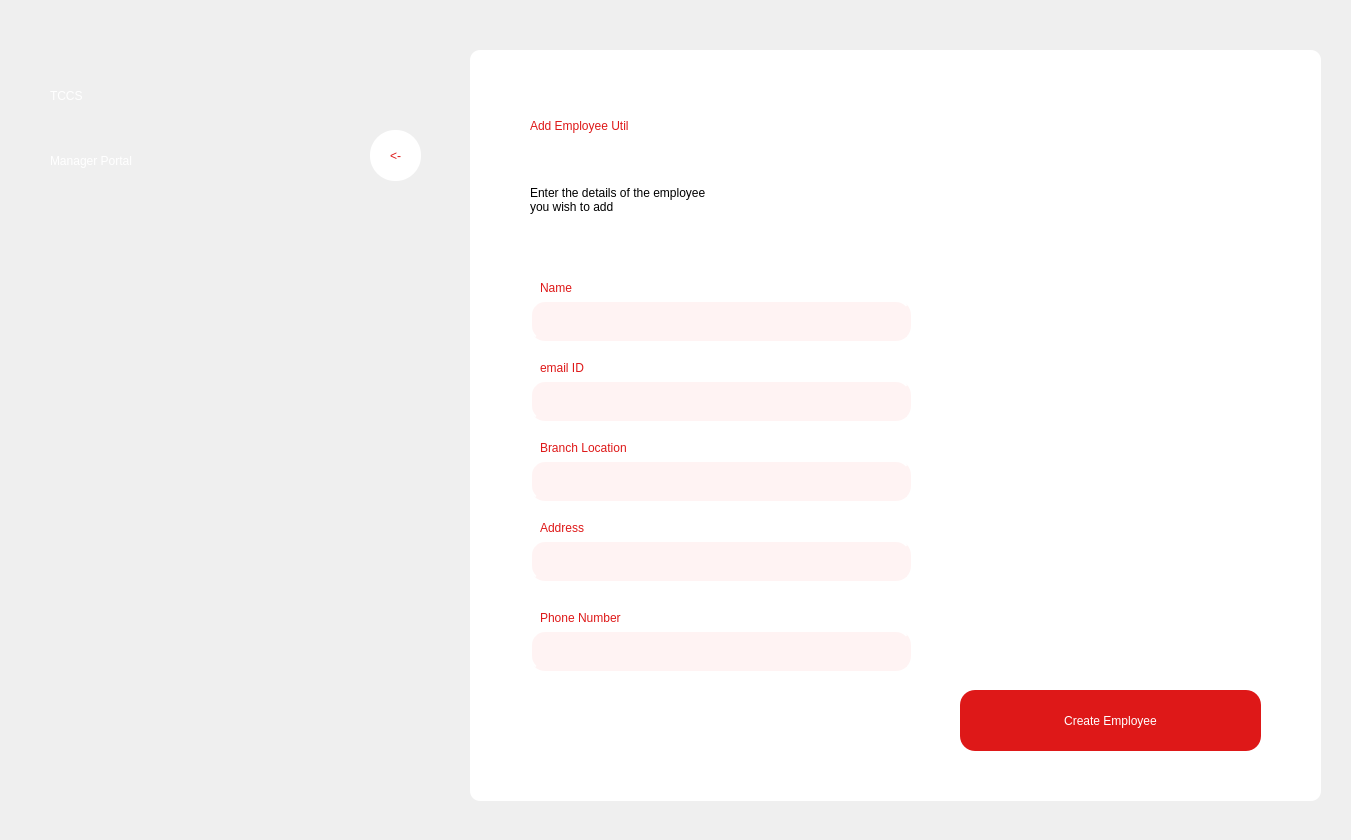
<?xml version="1.0" encoding="UTF-8"?>
<ui version="4.0">
 <class>Dialog</class>
 <widget class="QDialog" name="Dialog">
  <property name="geometry">
   <rect>
    <x>0</x>
    <y>0</y>
    <width>1351</width>
    <height>840</height>
   </rect>
  </property>
  <property name="windowTitle">
   <string>Dialog</string>
  </property>
  <widget class="QWidget" name="widget" native="true">
   <property name="geometry">
    <rect>
     <x>0</x>
     <y>0</y>
     <width>1351</width>
     <height>841</height>
    </rect>
   </property>
   <widget class="QLabel" name="label">
    <property name="geometry">
     <rect>
      <x>0</x>
      <y>0</y>
      <width>1351</width>
      <height>841</height>
     </rect>
    </property>
    <property name="text">
     <string/>
    </property>
    <property name="pixmap">
     <pixmap>truck2.jpg</pixmap>
    </property>
    <property name="scaledContents">
     <bool>true</bool>
    </property>
   </widget>
   <widget class="QLabel" name="label_2">
    <property name="geometry">
     <rect>
      <x>50</x>
      <y>50</y>
      <width>181</width>
      <height>91</height>
     </rect>
    </property>
    <property name="styleSheet">
     <string notr="true">font: 75 48pt &quot;League Spartan&quot;;
color: white;</string>
    </property>
    <property name="text">
     <string>TCCS</string>
    </property>
   </widget>
   <widget class="QLabel" name="label_3">
    <property name="geometry">
     <rect>
      <x>50</x>
      <y>140</y>
      <width>301</width>
      <height>41</height>
     </rect>
    </property>
    <property name="styleSheet">
     <string notr="true">font: 75 28pt &quot;League Spartan&quot;;
color: white</string>
    </property>
    <property name="text">
     <string>Manager Portal</string>
    </property>
   </widget>
   <widget class="QPushButton" name="backButton">
    <property name="geometry">
     <rect>
      <x>370</x>
      <y>130</y>
      <width>51</width>
      <height>51</height>
     </rect>
    </property>
    <property name="styleSheet">
     <string notr="true">
font: 75 20pt &quot;Calibri&quot;;
color: rgb(222, 24, 24);
background-color: white;
border-radius: 25px</string>
    </property>
    <property name="text">
     <string>&lt;-</string>
    </property>
   </widget>
   <widget class="QWidget" name="resetPasswordWidget_2" native="true">
    <property name="geometry">
     <rect>
      <x>470</x>
      <y>50</y>
      <width>851</width>
      <height>751</height>
     </rect>
    </property>
    <property name="styleSheet">
     <string notr="true">background-color: white;
border-radius: 10px</string>
    </property>
    <widget class="QLabel" name="label_16">
     <property name="geometry">
      <rect>
       <x>60</x>
       <y>50</y>
       <width>321</width>
       <height>51</height>
      </rect>
     </property>
     <property name="styleSheet">
      <string notr="true">font: 75 24pt &quot;League Spartan&quot;;
color: rgb(222,24,24);
</string>
     </property>
     <property name="text">
      <string>Add Employee Util</string>
     </property>
    </widget>
    <widget class="QLabel" name="label_17">
     <property name="geometry">
      <rect>
       <x>60</x>
       <y>120</y>
       <width>421</width>
       <height>61</height>
      </rect>
     </property>
     <property name="styleSheet">
      <string notr="true">font: 25 18pt &quot;Calibri&quot;;</string>
     </property>
     <property name="text">
      <string>&lt;html&gt;&lt;head/&gt;&lt;body&gt;&lt;p&gt;Enter the details of the employee &lt;br&gt;you wish to add&lt;/p&gt;&lt;/body&gt;&lt;/html&gt;</string>
     </property>
    </widget>
    <widget class="QLabel" name="label_11">
     <property name="geometry">
      <rect>
       <x>70</x>
       <y>230</y>
       <width>121</width>
       <height>16</height>
      </rect>
     </property>
     <property name="styleSheet">
      <string notr="true">color: rgb(222,24,24);
font: 25 14pt &quot;Calibri&quot;;</string>
     </property>
     <property name="text">
      <string>Name</string>
     </property>
    </widget>
    <widget class="QLineEdit" name="nameLineEdit">
     <property name="geometry">
      <rect>
       <x>60</x>
       <y>250</y>
       <width>381</width>
       <height>41</height>
      </rect>
     </property>
     <property name="font">
      <font>
       <family>Calibri</family>
       <pointsize>12</pointsize>
       <weight>3</weight>
       <italic>false</italic>
       <bold>false</bold>
      </font>
     </property>
     <property name="styleSheet">
      <string notr="true">background-color: #fff3f3;
border-style: outset;
border-width: 2px;
border-radius: 15px;
border-color: #fff3f3;
padding-left: 10px;
font: 25 12pt &quot;Calibri&quot;;
color: #808080</string>
     </property>
    </widget>
    <widget class="QPushButton" name="CreateEmployeeButton">
     <property name="geometry">
      <rect>
       <x>490</x>
       <y>640</y>
       <width>301</width>
       <height>61</height>
      </rect>
     </property>
     <property name="styleSheet">
      <string notr="true">font: 75 20pt &quot;League Spartan&quot;;
color: white;
background-color: rgb(222, 24, 24);
border-radius: 15px</string>
     </property>
     <property name="text">
      <string>Create Employee</string>
     </property>
    </widget>
    <widget class="QLineEdit" name="emailLineEdit">
     <property name="geometry">
      <rect>
       <x>60</x>
       <y>330</y>
       <width>381</width>
       <height>41</height>
      </rect>
     </property>
     <property name="font">
      <font>
       <family>Calibri</family>
       <pointsize>12</pointsize>
       <weight>3</weight>
       <italic>false</italic>
       <bold>false</bold>
      </font>
     </property>
     <property name="styleSheet">
      <string notr="true">background-color: #fff3f3;
border-style: outset;
border-width: 2px;
border-radius: 15px;
border-color: #fff3f3;
padding-left: 10px;
font: 25 12pt &quot;Calibri&quot;;
color: #808080</string>
     </property>
    </widget>
    <widget class="QLabel" name="label_12">
     <property name="geometry">
      <rect>
       <x>70</x>
       <y>310</y>
       <width>121</width>
       <height>16</height>
      </rect>
     </property>
     <property name="styleSheet">
      <string notr="true">color: rgb(222,24,24);
font: 25 14pt &quot;Calibri&quot;;</string>
     </property>
     <property name="text">
      <string>email ID</string>
     </property>
    </widget>
    <widget class="QLineEdit" name="branchLocationLineEdit">
     <property name="geometry">
      <rect>
       <x>60</x>
       <y>410</y>
       <width>381</width>
       <height>41</height>
      </rect>
     </property>
     <property name="font">
      <font>
       <family>Calibri</family>
       <pointsize>12</pointsize>
       <weight>3</weight>
       <italic>false</italic>
       <bold>false</bold>
      </font>
     </property>
     <property name="styleSheet">
      <string notr="true">background-color: #fff3f3;
border-style: outset;
border-width: 2px;
border-radius: 15px;
border-color: #fff3f3;
padding-left: 10px;
font: 25 12pt &quot;Calibri&quot;;
color: #808080</string>
     </property>
    </widget>
    <widget class="QLabel" name="label_13">
     <property name="geometry">
      <rect>
       <x>70</x>
       <y>390</y>
       <width>121</width>
       <height>16</height>
      </rect>
     </property>
     <property name="styleSheet">
      <string notr="true">color: rgb(222,24,24);
font: 25 14pt &quot;Calibri&quot;;</string>
     </property>
     <property name="text">
      <string>Branch Location</string>
     </property>
    </widget>
    <widget class="QLineEdit" name="addressLineEdit">
     <property name="geometry">
      <rect>
       <x>60</x>
       <y>490</y>
       <width>381</width>
       <height>41</height>
      </rect>
     </property>
     <property name="font">
      <font>
       <family>Calibri</family>
       <pointsize>12</pointsize>
       <weight>3</weight>
       <italic>false</italic>
       <bold>false</bold>
      </font>
     </property>
     <property name="styleSheet">
      <string notr="true">background-color: #fff3f3;
border-style: outset;
border-width: 2px;
border-radius: 15px;
border-color: #fff3f3;
padding-left: 10px;
font: 25 12pt &quot;Calibri&quot;;
color: #808080</string>
     </property>
    </widget>
    <widget class="QLabel" name="label_14">
     <property name="geometry">
      <rect>
       <x>70</x>
       <y>470</y>
       <width>121</width>
       <height>16</height>
      </rect>
     </property>
     <property name="styleSheet">
      <string notr="true">color: rgb(222,24,24);
font: 25 14pt &quot;Calibri&quot;;</string>
     </property>
     <property name="text">
      <string>Address</string>
     </property>
    </widget>
    <widget class="QLineEdit" name="phoneNumberLineEdit">
     <property name="geometry">
      <rect>
       <x>60</x>
       <y>580</y>
       <width>381</width>
       <height>41</height>
      </rect>
     </property>
     <property name="font">
      <font>
       <family>Calibri</family>
       <pointsize>12</pointsize>
       <weight>3</weight>
       <italic>false</italic>
       <bold>false</bold>
      </font>
     </property>
     <property name="styleSheet">
      <string notr="true">background-color: #fff3f3;
border-style: outset;
border-width: 2px;
border-radius: 15px;
border-color: #fff3f3;
padding-left: 10px;
font: 25 12pt &quot;Calibri&quot;;
color: #808080</string>
     </property>
    </widget>
    <widget class="QLabel" name="label_15">
     <property name="geometry">
      <rect>
       <x>70</x>
       <y>560</y>
       <width>121</width>
       <height>16</height>
      </rect>
     </property>
     <property name="styleSheet">
      <string notr="true">color: rgb(222,24,24);
font: 25 14pt &quot;Calibri&quot;;</string>
     </property>
     <property name="text">
      <string>Phone Number</string>
     </property>
    </widget>
   </widget>
  </widget>
 </widget>
 <resources/>
 <connections/>
</ui>
